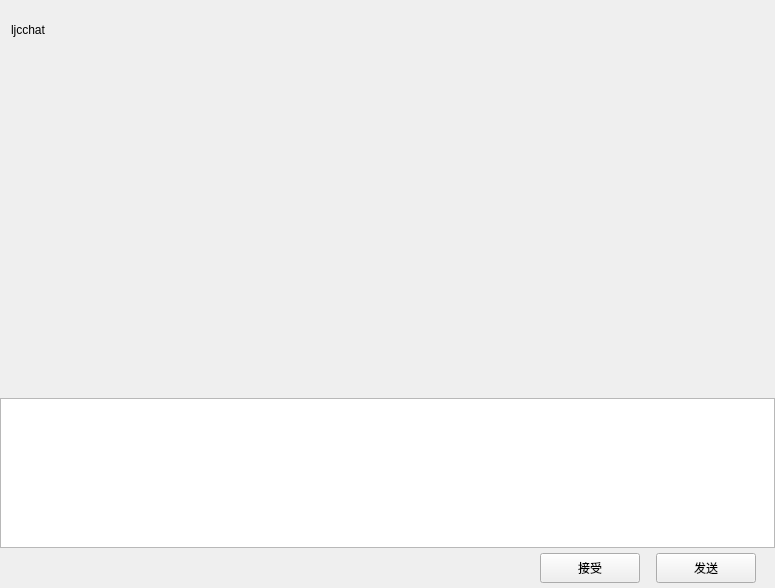
<?xml version="1.0" encoding="UTF-8"?>
<ui version="4.0">
 <class>ChatPage</class>
 <widget class="QWidget" name="ChatPage">
  <property name="geometry">
   <rect>
    <x>0</x>
    <y>0</y>
    <width>775</width>
    <height>588</height>
   </rect>
  </property>
  <property name="windowTitle">
   <string>Form</string>
  </property>
  <layout class="QVBoxLayout" name="verticalLayout">
   <property name="spacing">
    <number>0</number>
   </property>
   <property name="leftMargin">
    <number>0</number>
   </property>
   <property name="topMargin">
    <number>0</number>
   </property>
   <property name="rightMargin">
    <number>0</number>
   </property>
   <property name="bottomMargin">
    <number>0</number>
   </property>
   <item>
    <widget class="QWidget" name="chat_data_wid" native="true">
     <layout class="QVBoxLayout" name="verticalLayout_4">
      <property name="spacing">
       <number>0</number>
      </property>
      <property name="leftMargin">
       <number>0</number>
      </property>
      <property name="topMargin">
       <number>0</number>
      </property>
      <property name="rightMargin">
       <number>0</number>
      </property>
      <property name="bottomMargin">
       <number>0</number>
      </property>
      <item>
       <widget class="QWidget" name="title_wid" native="true">
        <property name="minimumSize">
         <size>
          <width>0</width>
          <height>60</height>
         </size>
        </property>
        <property name="maximumSize">
         <size>
          <width>16777215</width>
          <height>60</height>
         </size>
        </property>
        <layout class="QHBoxLayout" name="horizontalLayout_3">
         <property name="spacing">
          <number>2</number>
         </property>
         <property name="topMargin">
          <number>2</number>
         </property>
         <property name="rightMargin">
          <number>2</number>
         </property>
         <property name="bottomMargin">
          <number>2</number>
         </property>
         <item>
          <widget class="QWidget" name="widget_2" native="true">
           <layout class="QHBoxLayout" name="horizontalLayout_4">
            <property name="leftMargin">
             <number>2</number>
            </property>
            <property name="topMargin">
             <number>2</number>
            </property>
            <property name="rightMargin">
             <number>2</number>
            </property>
            <property name="bottomMargin">
             <number>2</number>
            </property>
            <item>
             <widget class="QLabel" name="title_lb">
              <property name="text">
               <string>ljcchat</string>
              </property>
             </widget>
            </item>
           </layout>
          </widget>
         </item>
        </layout>
       </widget>
      </item>
      <item>
       <widget class="ChatView" name="chat_data_list" native="true"/>
      </item>
      <item>
       <widget class="QWidget" name="tool_wid" native="true">
        <property name="minimumSize">
         <size>
          <width>0</width>
          <height>40</height>
         </size>
        </property>
        <property name="maximumSize">
         <size>
          <width>16777215</width>
          <height>40</height>
         </size>
        </property>
        <layout class="QHBoxLayout" name="horizontalLayout_5">
         <property name="leftMargin">
          <number>2</number>
         </property>
         <property name="topMargin">
          <number>2</number>
         </property>
         <property name="rightMargin">
          <number>2</number>
         </property>
         <property name="bottomMargin">
          <number>2</number>
         </property>
         <item>
          <spacer name="horizontalSpacer_2">
           <property name="orientation">
            <enum>Qt::Horizontal</enum>
           </property>
           <property name="sizeType">
            <enum>QSizePolicy::Fixed</enum>
           </property>
           <property name="sizeHint" stdset="0">
            <size>
             <width>5</width>
             <height>20</height>
            </size>
           </property>
          </spacer>
         </item>
         <item>
          <widget class="ClickedLabel" name="emo_lb">
           <property name="minimumSize">
            <size>
             <width>25</width>
             <height>25</height>
            </size>
           </property>
           <property name="maximumSize">
            <size>
             <width>25</width>
             <height>25</height>
            </size>
           </property>
           <property name="text">
            <string/>
           </property>
          </widget>
         </item>
         <item>
          <spacer name="horizontalSpacer_3">
           <property name="orientation">
            <enum>Qt::Horizontal</enum>
           </property>
           <property name="sizeType">
            <enum>QSizePolicy::Fixed</enum>
           </property>
           <property name="sizeHint" stdset="0">
            <size>
             <width>5</width>
             <height>20</height>
            </size>
           </property>
          </spacer>
         </item>
         <item>
          <widget class="ClickedLabel" name="file_lb">
           <property name="minimumSize">
            <size>
             <width>25</width>
             <height>25</height>
            </size>
           </property>
           <property name="maximumSize">
            <size>
             <width>25</width>
             <height>25</height>
            </size>
           </property>
           <property name="text">
            <string/>
           </property>
          </widget>
         </item>
         <item>
          <spacer name="horizontalSpacer_4">
           <property name="orientation">
            <enum>Qt::Horizontal</enum>
           </property>
           <property name="sizeHint" stdset="0">
            <size>
             <width>40</width>
             <height>20</height>
            </size>
           </property>
          </spacer>
         </item>
        </layout>
       </widget>
      </item>
      <item>
       <widget class="MessageTextEdit" name="chatEdit">
        <property name="minimumSize">
         <size>
          <width>0</width>
          <height>150</height>
         </size>
        </property>
        <property name="maximumSize">
         <size>
          <width>16777215</width>
          <height>150</height>
         </size>
        </property>
       </widget>
      </item>
      <item>
       <widget class="QWidget" name="send_wid" native="true">
        <property name="minimumSize">
         <size>
          <width>0</width>
          <height>40</height>
         </size>
        </property>
        <property name="maximumSize">
         <size>
          <width>16777215</width>
          <height>40</height>
         </size>
        </property>
        <layout class="QHBoxLayout" name="horizontalLayout_6">
         <property name="topMargin">
          <number>2</number>
         </property>
         <property name="bottomMargin">
          <number>2</number>
         </property>
         <item>
          <spacer name="horizontalSpacer_5">
           <property name="orientation">
            <enum>Qt::Horizontal</enum>
           </property>
           <property name="sizeType">
            <enum>QSizePolicy::Expanding</enum>
           </property>
           <property name="sizeHint" stdset="0">
            <size>
             <width>40</width>
             <height>20</height>
            </size>
           </property>
          </spacer>
         </item>
         <item>
          <widget class="ClickedBtn" name="receive_btn">
           <property name="minimumSize">
            <size>
             <width>100</width>
             <height>30</height>
            </size>
           </property>
           <property name="maximumSize">
            <size>
             <width>100</width>
             <height>30</height>
            </size>
           </property>
           <property name="text">
            <string>接受</string>
           </property>
          </widget>
         </item>
         <item>
          <spacer name="horizontalSpacer_6">
           <property name="orientation">
            <enum>Qt::Horizontal</enum>
           </property>
           <property name="sizeType">
            <enum>QSizePolicy::Fixed</enum>
           </property>
           <property name="sizeHint" stdset="0">
            <size>
             <width>10</width>
             <height>20</height>
            </size>
           </property>
          </spacer>
         </item>
         <item>
          <widget class="ClickedBtn" name="send_btn">
           <property name="minimumSize">
            <size>
             <width>100</width>
             <height>30</height>
            </size>
           </property>
           <property name="maximumSize">
            <size>
             <width>100</width>
             <height>30</height>
            </size>
           </property>
           <property name="text">
            <string>发送</string>
           </property>
          </widget>
         </item>
         <item>
          <spacer name="horizontalSpacer_7">
           <property name="orientation">
            <enum>Qt::Horizontal</enum>
           </property>
           <property name="sizeType">
            <enum>QSizePolicy::Fixed</enum>
           </property>
           <property name="sizeHint" stdset="0">
            <size>
             <width>10</width>
             <height>20</height>
            </size>
           </property>
          </spacer>
         </item>
        </layout>
       </widget>
      </item>
     </layout>
    </widget>
   </item>
  </layout>
 </widget>
 <customwidgets>
  <customwidget>
   <class>ClickedLabel</class>
   <extends>QLabel</extends>
   <header>clickedlabel.h</header>
  </customwidget>
  <customwidget>
   <class>ClickedBtn</class>
   <extends>QPushButton</extends>
   <header location="global">clickedbtn.h</header>
  </customwidget>
  <customwidget>
   <class>ChatView</class>
   <extends>QWidget</extends>
   <header location="global">chatview.h</header>
   <container>1</container>
  </customwidget>
  <customwidget>
   <class>MessageTextEdit</class>
   <extends>QTextEdit</extends>
   <header location="global">messagetextedit.h</header>
  </customwidget>
 </customwidgets>
 <resources/>
 <connections/>
</ui>
